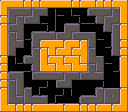

Tiled map render using the project's own tile images. Description and the whole map definition, tile-layer contents included, below:
An orthogonal 16x14 tile map with 8x8 px tiles, 1 tile layer (tiles) and 10 objects (2x FENCE, SPAWN, LOCK, SIGN).

<map version="1.4" tiledversion="1.4.2" orientation="orthogonal" renderorder="right-down" width="16" height="14" tilewidth="8" tileheight="8" infinite="0" nextlayerid="4" nextobjectid="25">
 <properties>
  <property name="maxBullets" type="int" value="2" />
  <property name="medalBullets" type="int" value="1" />
 </properties>
 <tileset firstgid="1" source="../sprites.tsx" />
 <layer id="1" name="tiles" width="16" height="14">
  <data encoding="csv">
9,29,13,8,8,12,29,29,13,8,12,13,8,8,12,10,
27,3,23,7,3,7,74,75,43,75,43,6,55,7,5,41,
8,21,5,6,20,75,92,17,58,44,58,44,21,3,20,27,
11,6,22,42,45,44,60,17,3,7,17,17,74,21,5,11,
41,5,21,60,3,23,7,6,20,6,23,4,58,43,39,27,
41,38,7,74,21,12,57,13,9,13,11,21,17,60,39,8,
27,21,42,59,5,11,27,12,26,12,28,5,17,74,21,8,
8,74,60,6,22,41,12,10,12,10,27,19,4,58,43,11,
8,58,45,44,21,25,13,25,13,25,13,5,21,17,60,41,
8,6,4,17,6,23,23,7,3,7,6,54,7,17,17,41,
8,5,39,75,77,44,17,6,20,17,17,42,44,17,17,27,
11,39,21,5,60,75,77,44,74,17,75,59,5,3,4,11,
41,19,7,19,23,7,60,75,76,44,6,23,20,19,20,41,
25,13,8,8,12,29,29,13,12,13,8,8,12,13,12,26
</data>
 </layer>
 <objectgroup color="#21ff06" id="3" name="walls" visible="0">
  <object id="9" x="0" y="0" width="128" height="8" />
  <object id="10" x="120" y="8" width="8" height="104" />
  <object id="11" x="0" y="104" width="120" height="8" />
  <object id="12" x="0" y="8" width="8" height="96" />
  <object id="13" x="40" y="40" width="48" height="32" />
 </objectgroup>
 <objectgroup id="2" name="entities">
  <object id="1" type="SPAWN" x="72" y="32" width="8" height="8" />
  <object id="2" type="LOCK" x="60" y="96" width="8" height="8" />
  <object id="22" type="FENCE" x="8" y="40" width="32" height="32" />
  <object id="23" type="FENCE" x="88" y="40" width="32" height="32" />
  <object id="24" type="SIGN" x="48" y="32" width="8" height="8">
   <properties>
    <property name="text" value="fences block things with souls. don't you feel special?" />
   </properties>
  </object>
 </objectgroup>
</map>
